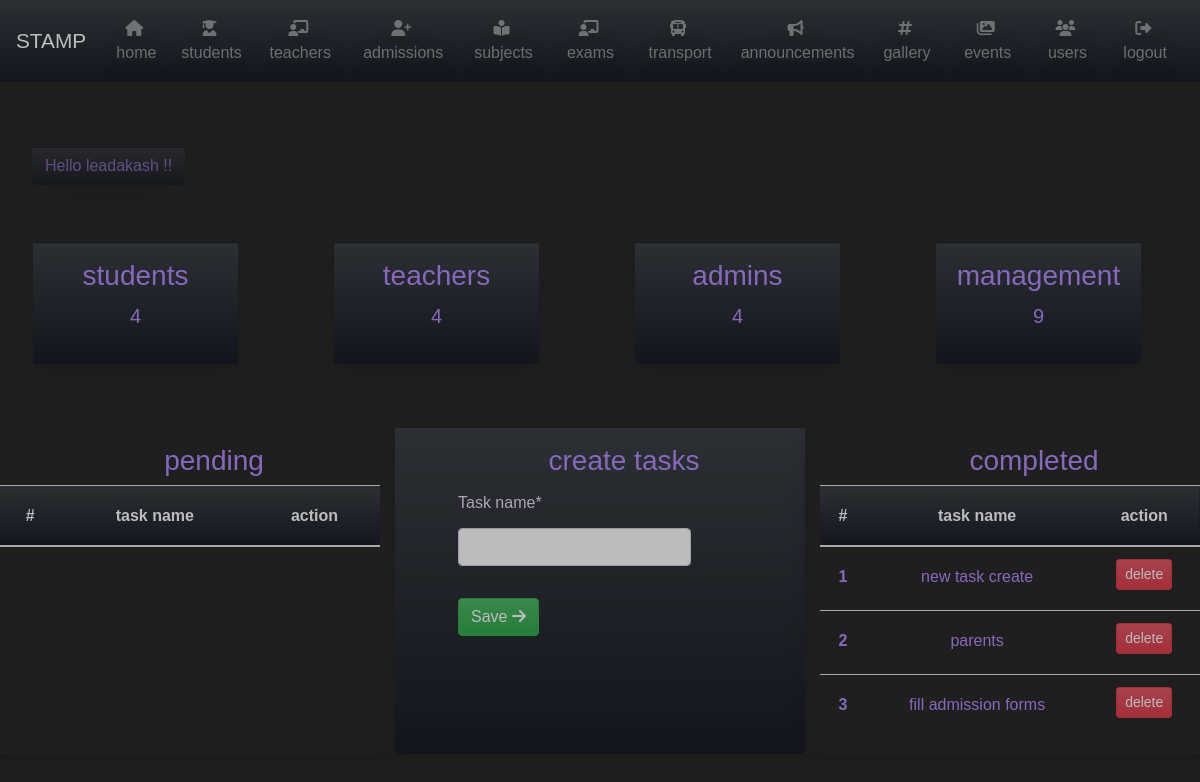
Before: /lead-home (signed in) with the older database file.
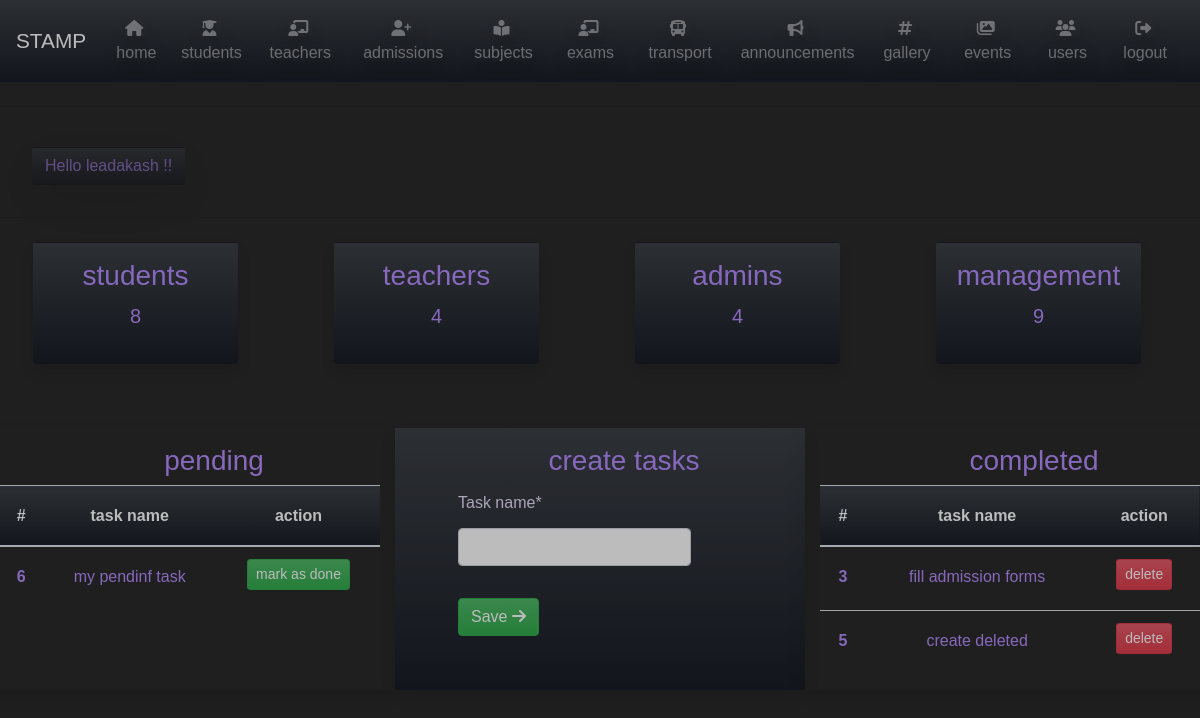
After: the same page with the newer database file.
### lead/models.py (models this page shows, shortened)
class todos(models.Model):
    task_name = models.CharField(max_length=35)
    task_status = models.BooleanField(default=False)
    user = models.ForeignKey(User, on_delete=models.DO_NOTHING)

### lead/views.py (the view)
# urls.py: path('lead-home',views.lead_index, name='lead-home'),
@login_required
def lead_index(request):
    student_count = student_details.objects.count()
    management_count = management_user.objects.count()
    lead_count = lead_user.objects.count()
    teacher_count = teacher_details.objects.count()
    todo_form = todoForm()
    all_todos = todos.objects.filter(user = request.user)
    context = {
        'student_count': student_count,
        'management_count': management_count,
        'lead_count': lead_count,
        'teacher_count': teacher_count,
        'todoForm': todo_form,
        'todos': all_todos
    }
    return render(request, 'lead/lead-index.html', context)

### lead/forms.py
class todoForm(ModelForm):
    class Meta:
        model = todos
        fields = ['task_name']

### lead/templates/lead/lead-index.html (shortened to what this page needs)
{% extends "lead/home.html" %} {% block content %} {% load crispy_forms_tags %}
<section id='welcomeText'>
    <div class="container-fluid p-3">
        <span class="btn bg-gradient-primary rounded disabled shadow-lg display-5 text-secondary ml-3">
            Hello {{request.user}} !!
        </span>
    </div>
</section>
<hr class="shadow-lg mb-4">
<section id='usercounts justify-content-around'>
    <div class="row">
        <a class="btn py-3 text-secondary bg-gradient-primary col-md-2 mx-5 mb-3 shadow" href="{% url 'all-student' %}">
            <h3>
                students
            </h3>
            <p class="lead">
                {{student_count}}
            </p>
        </a>
        <a class="btn py-3 text-secondary bg-gradient-primary col-md-2 mx-5 mb-3 shadow" href="{% url 'all-teacher' %}">
            <h3>
                teachers
            </h3>
            <p class=" lead ">
                {{teacher_count}}
            </p>
        </a>
        <a class="btn py-3 text-secondary bg-gradient-primary col-md-2 mx-5 mb-3 shadow " href="{% url 'all-admin' %}">
            <h3>
                admins
            </h3>
            <p class="lead ">
                {{ lead_count }}
            </p>
        </a>
        <a class="btn py-3 text-secondary bg-gradient-primary col-md-2 mx-5 mb-3 shadow " href="{% url 'all-managers' %}">
            <h3>
                management
            </h3>
            <p class="lead ">
                {{ management_count }}
            </p>
        </a>
    </div>
</section>
<section class="row ">
    <div class="col-md-4 my-5 shadow " id='task_lists'>
        <h3 class="display-5 text-secondary ml-5 mt-3 text-center ">
            pending
        </h3>
        <div class="table-responsive ">
            <table class="table ">
                <thead class="text-white bg-gradient-primary text-center ">
                    <tr>
                        <th scope="col ">#</th>
                        <th scope="col ">task name </th>
                        <th scope="col ">action</th>
                    </tr>
                </thead>
                <tbody>
                    {% for task in todos %} {% if not task.task_status %}
                    <tr class="text-center text-secondary ">
                        <th scope="row ">{{ task.id }}</th>
                        <td>{{ task.task_name }}</td>
                        <td>
                            <a href="{% url 'complete' task.id %} " class="btn btn-sm btn-success mb-2 ">mark as done</a>
                        </td>
                    </tr>
                    {% endif %} {% endfor %}
                </tbody>
            </table>
        </div>
    </div>
    <div class="col-md-4 my-5 shadow bg-gradient-primary " id='task_creation_forms'>
        <form method="post" action="{% url 'add-tasks' %} ">
            <h3 class="display-5 text-secondary ml-5 mt-3 text-center ">
                create tasks
            </h3>
            <fieldset class="form-group row ml-5 ">
                {{ todoForm|crispy }}
            </fieldset>
            <button class="btn text-white btn-success form-group row ml-5 " type="submit ">
                Save
                <i class="fas fa-arrow-right "></i>
            </button>
        </form>
    </div>
    <div class="col-md-4 my-5 shadow " id='task_lists'>
        <h3 class="display-5 text-secondary ml-5 mt-3 text-center ">
            completed
        </h3>
        <div class="table-responsive ">
            <table class="table ">
                <thead class="text-white bg-gradient-primary text-center ">
                    <tr>
                        <th scope="col ">#</th>
                        <th scope="col ">task name </th>
                        <th scope="col ">action</th>
                    </tr>
                </thead>
                <tbody>
                    {% for task in todos %} {% if task.task_status %}
                    <tr class="text-center text-secondary ">
                        <th scope="row ">{{ task.id }}</th>
                        <td>{{ task.task_name }}</td>
                        <td>
                            <a href="{% url 'delete-task' task.id %} " class="btn btn-sm btn-danger mb-2 ">delete</a>
                        </td>
                    </tr>
                    {% endif %} {% endfor %}
                </tbody>
            </table>
        </div>
    </div>
</section>
{% endblock content %}

### lead/templates/lead/home.html (shortened to what this page needs)
{% load static %}
<!DOCTYPE html>
<html lang="en">
<head>
    <link rel="stylesheet" href="https://use.fontawesome.com/releases/v5.0.13/css/all.css">
    <link rel="stylesheet" href="{% static 'css/app.css' %}">
</head>
<body>
    <section>
        <nav class="navbar navbar-expand-md navbar-dark bg-gradient-primary">
            <a href="{% url 'lead-home' %}" class="navbar-brand">STAMP</a>
            <div class="collapse navbar-collapse text-sm-left" id="lead-navbar">
                <ul class="navbar-nav">
                    <li class="nav-item">
                        <a href="{% url 'lead-home' %}" class="btn nav-link">
                            <i class="fas fa-home pr-1 shadow"></i>
                            <span class="navLinks shadow">
                                home
                            </span>
                        </a>
                    </li>
                    <li class="nav-item dropdown">
                        <a href="#" class="btn nav-link" id="students" data-toggle="dropdown" aria-haspopup="true" aria-expanded="false">
                            <i class="fas fa-user-graduate pr-1 shadow"></i>
                            <span class="navLinks shadow">
                                students
                            </span>
                        </a>
                    </li>
                    <li class="nav-item px-1 dropdown">
                        <a href="#" class="btn nav-link" id="teachers" data-toggle="dropdown" aria-haspopup="true" aria-expanded="false">
                            <i class="fas fa-chalkboard-teacher pr-1 shadow"></i>
                            <span class="navLinks shadow">
                                teachers
                            </span>
                        </a>
                    </li>
                    <li class="nav-item px-1 dropdown">
                        <a href="#" class="btn nav-link" id="admissions" data-toggle="dropdown" aria-haspopup="true" aria-expanded="false">
                            <i class="fas fa-user-plus pr-1 shadow"></i>
                            <span class="navLinks shadow">
                                admissions
                            </span>
                        </a>
                    </li>
                    <li class="nav-item px-1 dropdown">
                        <a href="#" class="btn nav-link" id="subjects" data-toggle="dropdown" aria-haspopup="true" aria-expanded="false">
                            <i class="fas fa-book-reader pr-1 shadow"></i>
                            <span class="navLinks shadow">
                                subjects
                            </span>
                        </a>
                    </li>
                    <li class="nav-item px-1 dropdown">
                        <a href="#" class="btn nav-link" id="exams" data-toggle="dropdown" aria-haspopup="true" aria-expanded="false">
                            <i class="fas fa-chalkboard-teacher pr-1 shadow"></i>
                            <span class="navLinks shadow">
                                exams
                            </span>
                        </a>
                    </li>
                    <li class="nav-item px-1 dropdown">
                        <a href="#" class="btn nav-link" id="transport" data-toggle="dropdown" aria-haspopup="true" aria-expanded="false">
                            <i class="fas fa-bus pr-1 shadow"></i>
                            <span class="navLinks shadow">
                                transport
                            </span>
                        </a>
                    </li>
                    <li class="nav-item px-1 dropdown">
                        <a href="#" class="btn nav-link" id="announcements" data-toggle="dropdown" aria-haspopup="true" aria-expanded="false">
                            <i class="fas fa-bullhorn pr-1 shadow"></i>
                            <span class="navLinks shadow">
                                announcements
                            </span>
                        </a>
                    </li>
                    <li class="nav-item px-1 dropdown">
                        <a href="#" class="btn nav-link" id="events">
                            <i class="fas fa-hashtag pr-1 shadow"></i>
                            <span class="navLinks shadow">
                                gallery
                            </span>
                        </a>
                    </li>
                    <li class="nav-item px-1 dropdown">
                        <a href="#" class="btn nav-link" id="gallery" data-toggle="dropdown" aria-haspopup="true" aria-expanded="false">
                            <i class="fas fa-images pr-1 shadow"></i>
                            <span class="navLinks shadow">
                                events
                            </span>
                        </a>
                    </li>
                    <li class="nav-item px-1 dropdown">
                        <a href="#" class="btn nav-link" id="users" data-toggle="dropdown" aria-haspopup="true" aria-expanded="false">
                            <i class="fas fa-users pr-1 shadow"></i>
                            <span class="navLinks shadow">
                                users
                            </span>
                        </a>
                    </li>
                    <li class="nav-item px-1">
                        <a href="{% url 'logout' %}" class="btn nav-link">
                            <i class="fas fa-sign-out-alt pr-1 shadow"></i>
                            <span class="navLinks shadow">
                                logout
                            </span>
                        </a>
                    </li>
                </ul>
            </div>
        </nav>
    </section>
    <hr class="shadow-lg my-4"> {% block content %} {% endblock %}
</body>
</html>

Changed rows visible on the page:
removed todos: id "1", task_name "new task create", shown under "completed"
removed todos: id "2", task_name "parents", shown under "completed"
added todos: id "6", task_name "my pendinf task", shown under "pending"
added todos: id "5", task_name "create deleted", shown under "completed"
Other visible differences:
{{ student_count }}: "4" → "8"
